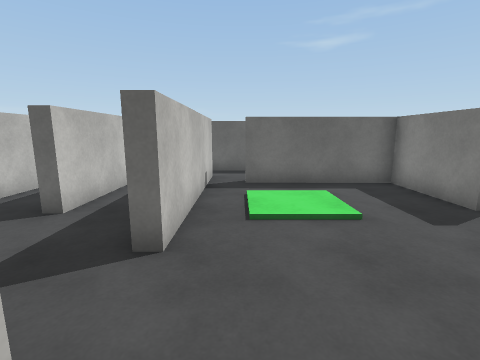
View 1 (above)

24 first-person views from a walk through a Unity game level. The camera is 1.5 m above the floor, tilts 10° down and sees 85° across. The floor is counted in squares, 1 m on a side. Each view is taken from the middle of a square. On the plan, view 1 faces up. The plan holds only what a view shows up to about 14 squares ahead; the rest is blank. The player is left out. Surface patterns are stand-ins for the level's own textures.

View 2
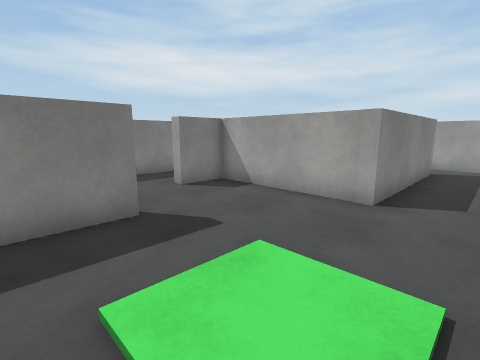

View 3
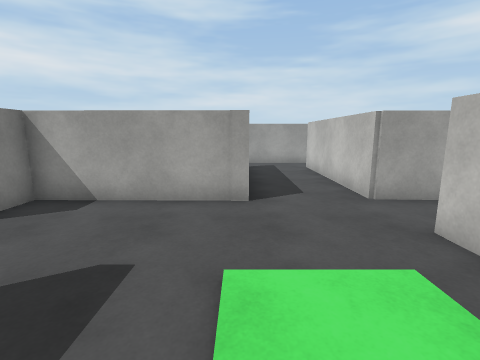

View 4
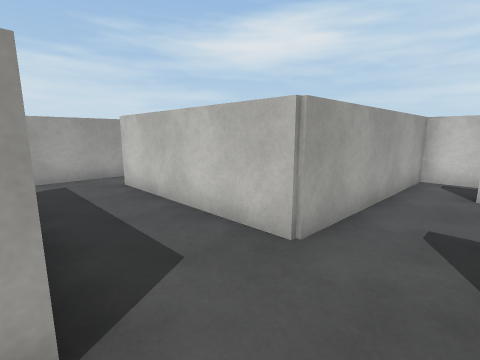

View 5
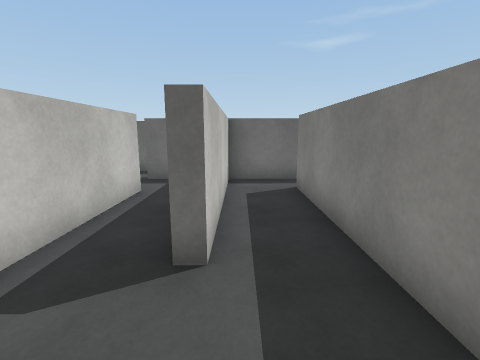

View 6
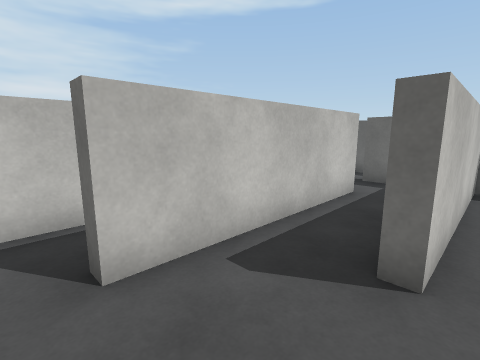

View 7
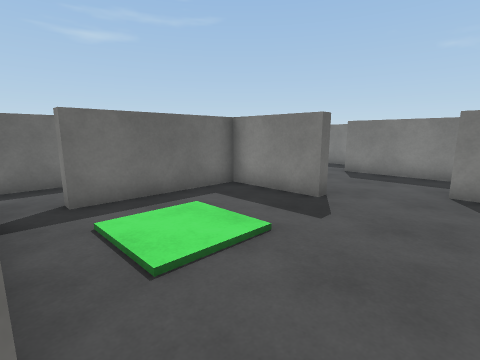

View 8
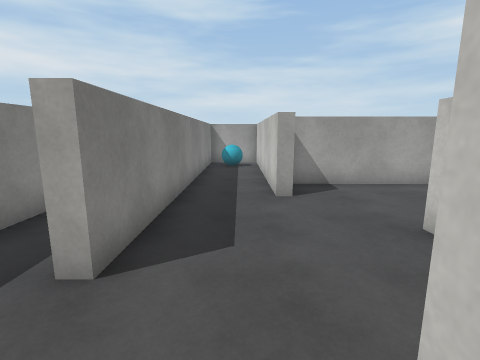

View 9
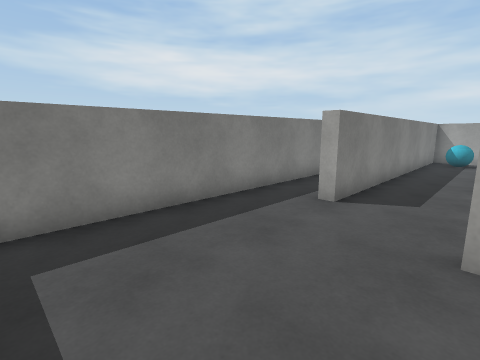

View 10
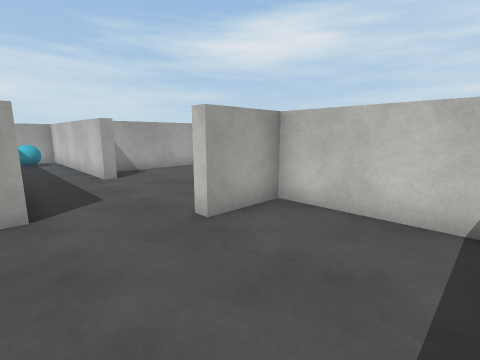

View 11
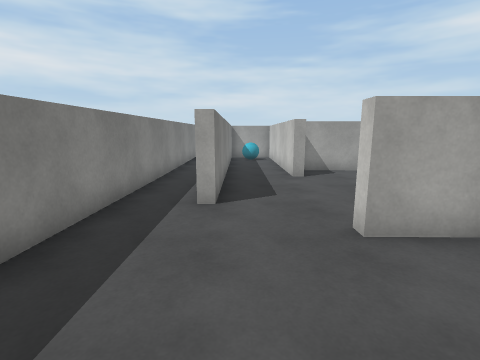

View 12
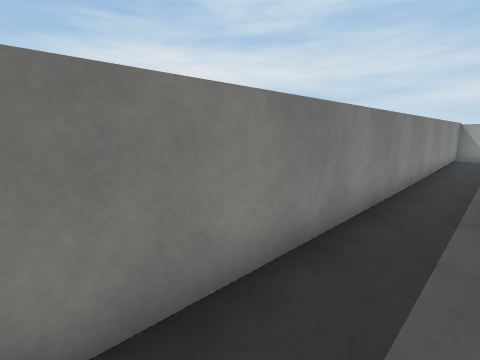

View 13
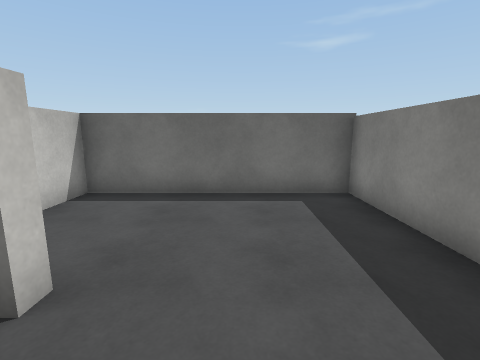

View 14
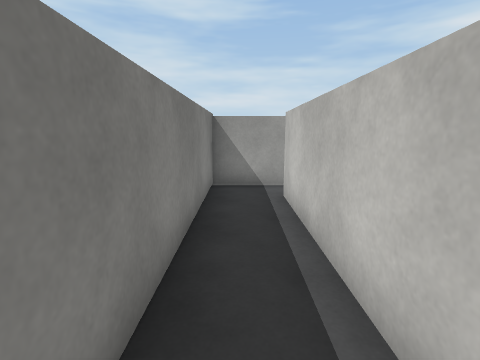

View 15
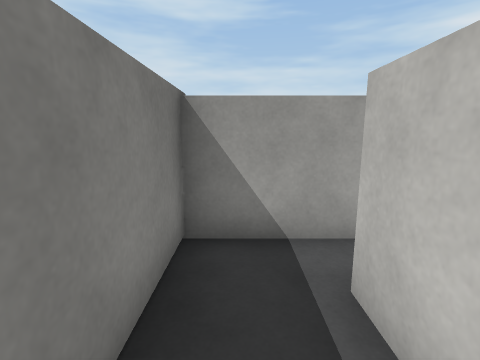

View 16
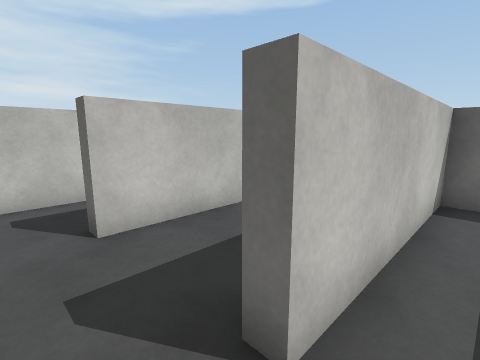

View 17
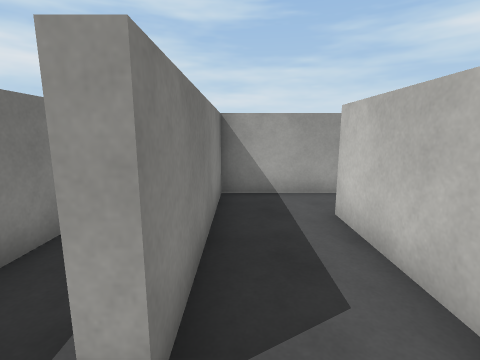

View 18
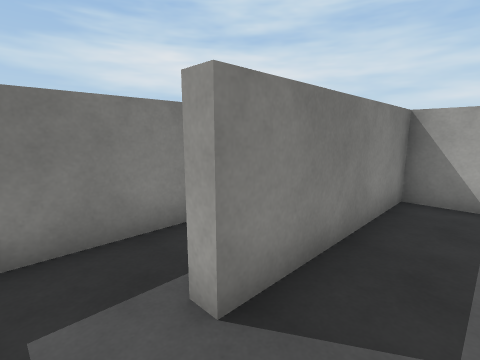

View 19
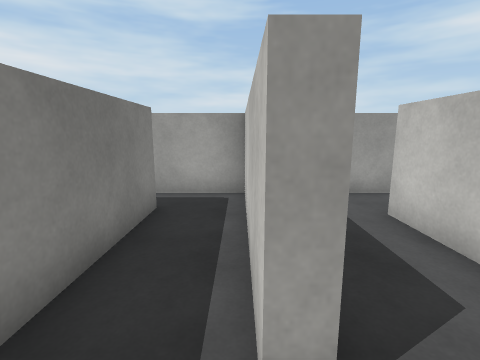

View 20
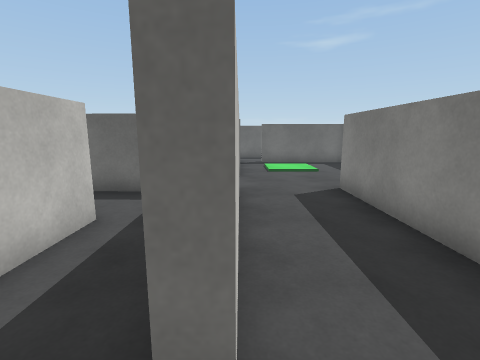

View 21
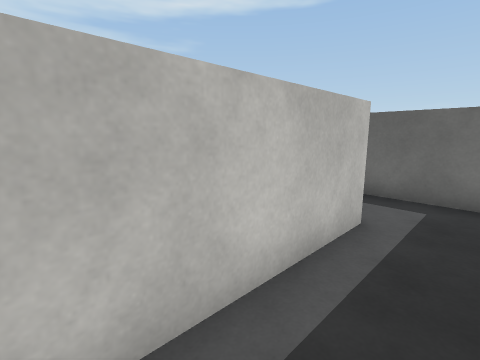

View 22
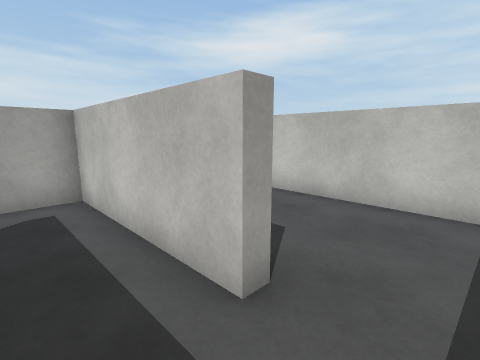

View 23
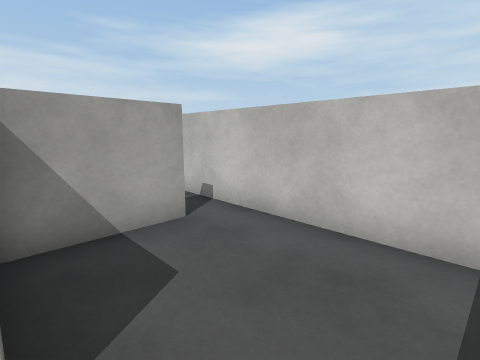

View 24
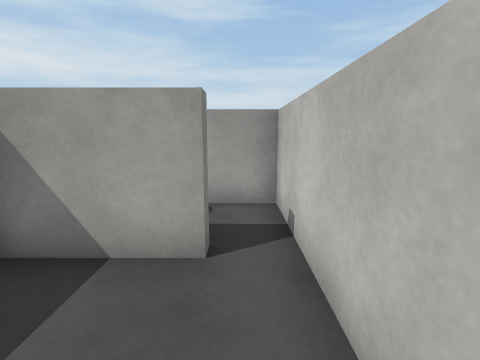

### Floor plan
Ten units are one square. View 1 is at (0, 0); x grows to the right and y downward. Boxes are objects, and circles mark ways between rooms. Rooms are numbered by the first view taken in them; rooms with no view inside come last. Other rooms are left out.
<svg viewBox="-83 -131 206 202">
<path fill="none" stroke="#000" d="M-10 -12 -10 49M51 -50 47 -50 47 -80 2 -80M-10 -79 -10 -32M22 49 18 49 18 -12 67 -12 67 -28 71 -28M-4 66 25 66M-14 -35 -14 -94M-10 -32 -15 -32M-57 -90 -57 -27M-5 -108 -34 -107 -34 -48 -39 -48M-56 -12 -10 -12M118 -66 118 -126 51 -126 51 -84 72 -83 72 -79M71 -28 70 49 95 49 95 -65 100 -65M99 0 99 54M106 66 118 66 118 -66M28 -7 22 -7 22 49M25 66 45 66 45 12 49 12M-10 49 -15 49M-36 15 -36 66 -4 66M-22 -8 -34 -8M-78 0 -78 34M-40 15 -36 15M-66 40 -40 40M-34 -8 -49 -8M-40 22 -40 15M67 52 67 0M49 66 72 66M49 12 49 62M92 66 106 66"/>
<rect x="75" y="25" width="20" height="20" fill="#bbb"><title>cyan ball</title></rect>
<circle cx="-10" cy="-25" r="3" fill="#2a7"/>
<circle cx="60" cy="-33" r="3" fill="#2a7"/>
<circle cx="20" cy="55" r="3" fill="#2a7"/>
<circle cx="-10" cy="55" r="3" fill="#2a7"/>
<circle cx="90" cy="-70" r="3" fill="#2a7"/>
<circle cx="110" cy="-70" r="3" fill="#2a7"/>
<circle cx="100" cy="60" r="3" fill="#2a7"/>
<circle cx="50" cy="5" r="3" fill="#2a7"/>
<circle cx="-40" cy="5" r="3" fill="#2a7"/>
<text x="20" y="-20">1</text>
<text x="-30" y="-60">2</text>
<text x="90" y="-100">3</text>
<text x="80" y="-30">4</text>
<text x="110" y="0">5</text>
<text x="40" y="30">6</text>
<text x="-20" y="30">7</text>
<text x="-60" y="10">8</text>
<text x="60" y="40">9</text>
</svg>
Room 1 opens to room 2. Room 1 opens to room 4. Room 1 opens to room 6. Room 1 opens to room 7. Room 3 opens to room 4. Room 3 opens to room 5. Room 5 opens to room 9. Room 6 opens to room 9. Room 7 opens to room 8.

Where each view was taken, in squares from view 1:
view 1: 0 up, 0 right, facing up
view 2: 7 up, 0 right, facing down-right
view 3: 7 up, 2 right, facing down
view 4: 3 up, 2 right, facing down-left
view 5: 2 up, 3 left, facing up
view 6: 2 up, 3 left, facing up-left
view 7: 2 up, 1 left, facing up-right
view 8: 9 up, 8 right, facing down
view 9: 12 up, 7 right, facing down-right
view 10: 12 up, 10 right, facing down-left
view 11: 12 up, 9 right, facing down
view 12: 12 up, 10 right, facing down-right
view 13: 6 up, 9 right, facing up
view 14: 1 up, 11 right, facing down
view 15: 3 down, 11 right, facing down
view 16: 6 down, 3 right, facing up-left
view 17: 0 up, 4 right, facing down
view 18: 0 up, 3 right, facing down-right
view 19: 0 up, 5 right, facing down
view 20: 6 down, 1 left, facing up
view 21: 6 down, 2 left, facing up-left
view 22: 0 up, 2 left, facing down-left
view 23: 0 up, 4 left, facing down-left
view 24: 1 down, 7 left, facing down
